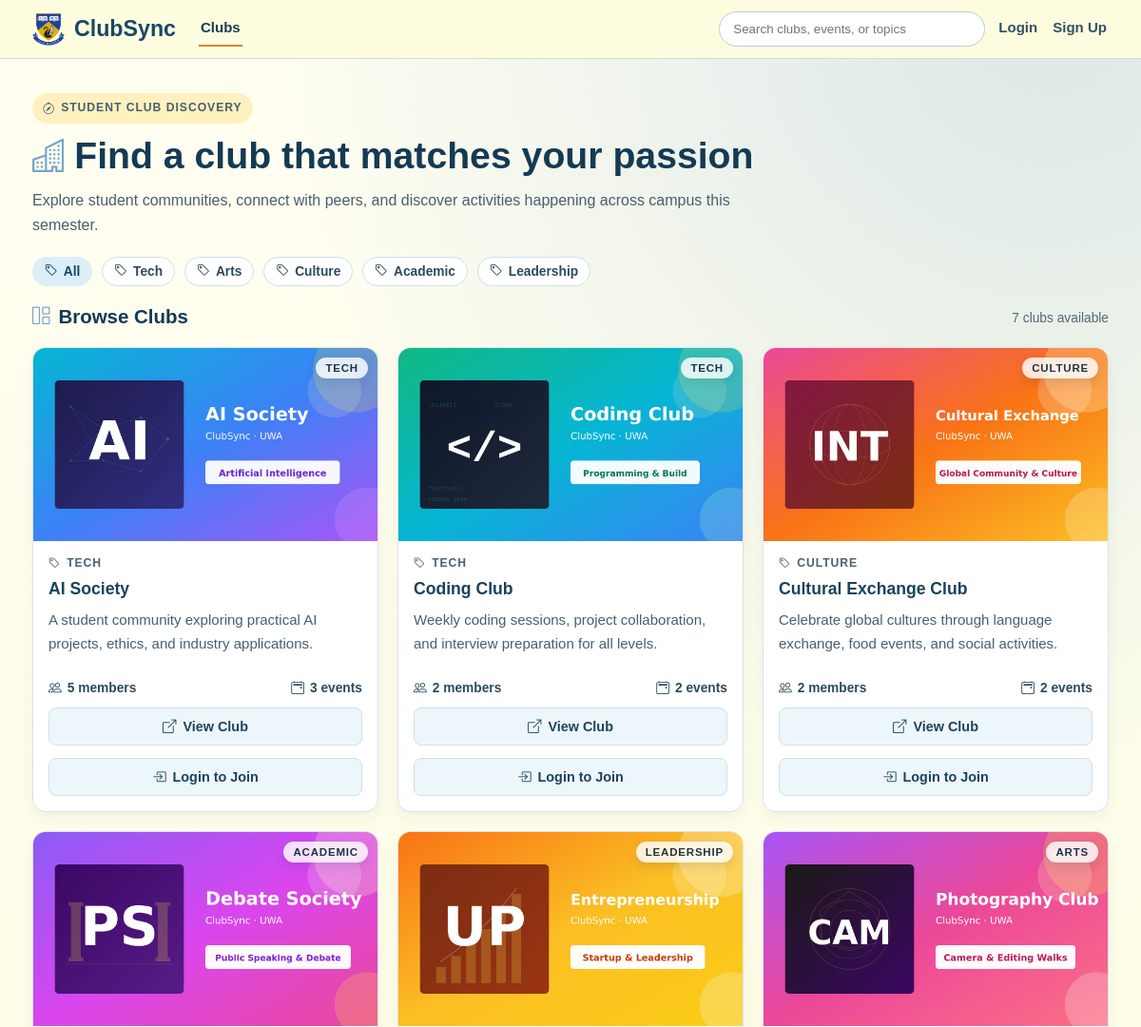
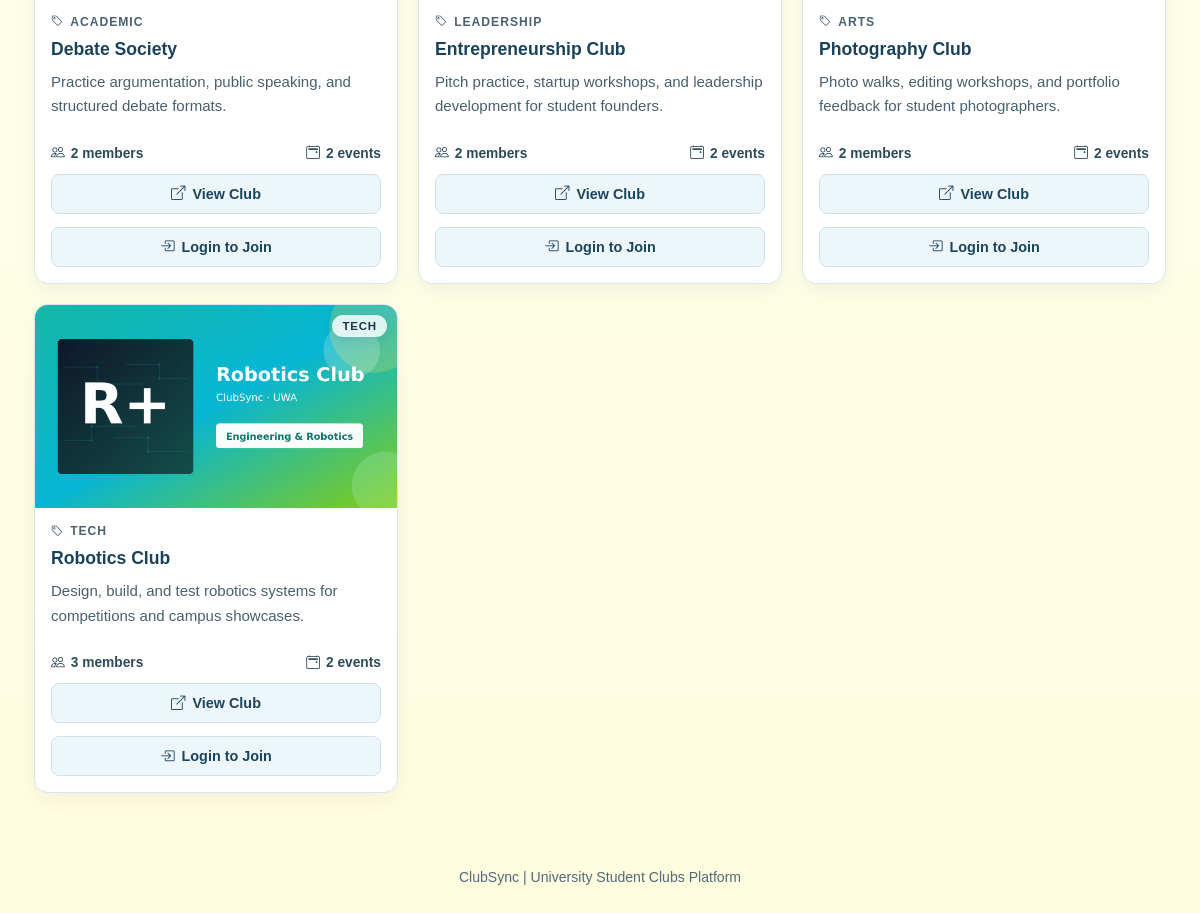
Page /clubs on the committed database (2 pictures, top to bottom).
### models/club.py (models this page shows)
class Club(db.Model):
    __tablename__ = "clubs"
    id = db.Column(db.Integer, primary_key=True)
    name = db.Column(db.String(100), nullable=False)
    description = db.Column(db.Text, nullable=False)
    category = db.Column(db.String(50), nullable=True)
    image_path = db.Column(db.String(255), nullable=True)
    events = db.relationship("Event", backref="club", cascade="all, delete")
    memberships = db.relationship("Membership", backref="club", cascade="all, delete")

### routes/clubs.py (the view)
@clubs_bp.route("/clubs")
def clubs():
    requested_category = request.args.get("category", "All", type=str).strip()
    selected_category = (
        requested_category if requested_category in CLUB_CATEGORIES else "All"
    )
    clubs_query = Club.query
    if selected_category != "All":
        clubs_query = clubs_query.filter(Club.category == selected_category)
    clubs_list = clubs_query.order_by(Club.name.asc()).all()
    current_user = _get_current_user()
    member_club_ids = _member_club_ids_for_user(current_user.id if current_user else None)
    club_summaries = []
    for club in clubs_list:
        events = sorted(club.events, key=lambda club_event: club_event.id)
        club_summaries.append(
            {
                "club": club,
                "member_count": len(club.memberships),
                "event_count": len(events),
                "is_member": club.id in member_club_ids,
            }
        )
    return render_template(
        "club_list.html",
        club_summaries=club_summaries,
        categories=CLUB_CATEGORIES,
        selected_category=selected_category,
    )

### app.py (called while the page is built)
@app.context_processor
def inject_navbar_access():
    user_id = session.get("user_id")
    user_is_admin = False
    if user_id:
        user = db.session.get(User, user_id)
        user_is_admin = bool(user and user.is_admin)
    return {
        "navbar_can_access_admin": bool(
            session.get("admin_logged_in") or user_is_admin
        )
    }

### routes/clubs.py (called while the page is built, shortened)
def _get_current_user():
    user_id = session.get("user_id")
    if not user_id:
        return None

def _member_club_ids_for_user(user_id):
    if not user_id:
        return set()
    memberships = Membership.query.filter_by(user_id=user_id).all()
    return {membership.club_id for membership in memberships}

### templates/club_list.html (shortened to what this page needs)
<!DOCTYPE html>
<html lang="en">
<head>
    <link rel="stylesheet" href="{{ url_for('static', filename='css/styles.css') }}">
    <link rel="stylesheet" href="https://cdn.jsdelivr.net/npm/bootstrap-icons@1.11.3/font/bootstrap-icons.min.css">
    <link rel="stylesheet" href="{{ url_for('static', filename='css/alerts.css') }}">
    <link rel="stylesheet" href="{{ url_for('static', filename='css/club_list.css') }}">
</head>
<body class="clubs-page">
{% set active_page = 'clubs' %}
{% include "_site_header.html" %}
<main class="clubs-main">
    <section class="clubs-hero">
        <p class="clubs-kicker"><i class="bi bi-compass" aria-hidden="true"></i>Student Club Discovery</p>
        <h1><i class="bi bi-buildings" aria-hidden="true"></i>Find a club that matches your passion</h1>
        <p>
            Explore student communities, connect with peers, and discover activities happening across campus this semester.
        </p>
    </section>
    <section class="clubs-filter-row" aria-label="Club categories">
        {% for category in categories %}
            {% if category == 'All' %}
                {% set category_link = url_for('clubs.clubs') %}
            {% else %}
                {% set category_link = url_for('clubs.clubs', category=category) %}
            {% endif %}
            <a href="{{ category_link }}" class="filter-chip{% if selected_category == category %} active{% endif %}">
                <i class="bi bi-tag" aria-hidden="true"></i>{{ category }}
            </a>
        {% endfor %}
    </section>
    <section class="clubs-listing" aria-label="Club list">
        <div class="clubs-section-head">
            <h2><i class="bi bi-grid-1x2" aria-hidden="true"></i>Browse Clubs</h2>
            <p>
                {{ club_summaries|length }} club{% if club_summaries|length != 1 %}s{% endif %}
                {% if selected_category != 'All' %}
                    in {{ selected_category }}
                {% else %}
                    available
                {% endif %}
            </p>
        </div>
        <div class="club-grid">
            {% set return_path = request.full_path if request.query_string else request.path %}
            {% set category_visual_map = {
                'Tech': 'club-visual--ai',
                'Arts': 'club-visual--photo',
                'Culture': 'club-visual--culture',
                'Academic': 'club-visual--debate',
                'Leadership': 'club-visual--entre'
            } %}
            {% if club_summaries %}
                {% for summary in club_summaries %}
                    <article class="club-card">
                        {% set category_name = summary.club.category if summary.club.category else 'Uncategorized' %}
                        <div class="club-visual {{ category_visual_map.get(summary.club.category, 'club-visual--coding') }}">
                            <img
                                class="club-visual-image"
                                src="{{ url_for('static', filename=summary.club.image_path if summary.club.image_path else 'images/clubs/default.png') }}"
                                alt="{{ summary.club.name }} image"
                                loading="lazy"
                            >
                            <span>{{ category_name }}</span>
                        </div>
                        <div class="club-card-body">
                            <p class="club-card-category"><i class="bi bi-tag" aria-hidden="true"></i>{{ category_name }}</p>
                            <h3>{{ summary.club.name }}</h3>
                            <p class="club-card-description">{{ summary.club.description }}</p>
                            <div class="club-card-meta">
                                <span><i class="bi bi-people" aria-hidden="true"></i>{{ summary.member_count }} member{% if summary.member_count != 1 %}s{% endif %}</span>
                                <span><i class="bi bi-calendar2-event" aria-hidden="true"></i>{{ summary.event_count }} event{% if summary.event_count != 1 %}s{% endif %}</span>
                            </div>
                            <a href="{{ url_for('clubs.club_details', club_id=summary.club.id) }}" class="club-card-cta"><i class="bi bi-box-arrow-up-right" aria-hidden="true"></i>View Club</a>
                            {% if session.get('user_id') %}
                                {% if summary.is_member %}
                                    <form method="POST" action="{{ url_for('clubs.leave_club', club_id=summary.club.id) }}">
                                        <input type="hidden" name="csrf_token" value="{{ csrf_token() }}">
                                        <input type="hidden" name="next" value="{{ return_path }}">
                                        <button type="submit" class="club-card-cta"><i class="bi bi-dash-circle" aria-hidden="true"></i>Leave Club</button>
                                    </form>
                                {% else %}
                                    <form method="POST" action="{{ url_for('clubs.join_club', club_id=summary.club.id) }}">
                                        <input type="hidden" name="csrf_token" value="{{ csrf_token() }}">
                                        <input type="hidden" name="next" value="{{ return_path }}">
                                        <button type="submit" class="club-card-cta"><i class="bi bi-person-plus" aria-hidden="true"></i>Join Club</button>
                                    </form>
                                {% endif %}
                            {% else %}
                                <a href="{{ url_for('auth.login') }}" class="club-card-cta"><i class="bi bi-box-arrow-in-right" aria-hidden="true"></i>Login to Join</a>
                            {% endif %}
                        </div>
                    </article>
                {% endfor %}
            {% endif %}
        </div>
    </section>
</main>
<footer class="clubs-footer">
    <p>ClubSync | University Student Clubs Platform</p>
</footer>
</body>
</html>

### static/css/styles.css (style rules this page uses)
:root { --primary: #73A5CA; --background: #FEFDDF; --accent: #FFC81E; --highlight: #E87F24; --clubs-page-max-width: 1180px; --clubs-page-padding: 36px 24px 20px; --clubs-page-padding-tablet: 28px 24px 12px; --clubs-page-padding-mobile: 22px 16px 12px; --clubs-hero-max-width: 780px; --clubs-section-gap: 20px; --clubs-card-gap: 20px; --clubs-item-gap: 10px; --clubs-card-bg: #fff; --clubs-card-soft-bg: #fbfdff; --clubs-card-border: 1px solid #dbe5ed; --clubs-card-border-strong: 1px solid #d9e4ec; --clubs-card-radius: 14px; --clubs-hero-card-radius: 16px; --clubs-inner-radius: 10px; --clubs-card-padding: 18px; --clubs-card-padding-compact: 16px; --clubs-card-shadow: 0 8px 18px rgba(18, 49, 70, 0.05); --clubs-card-shadow-strong: 0 10px 24px rgba(18, 49, 70, 0.08); --clubs-heading-color: #143a54; --clubs-section-heading-color: #173f58; --clubs-card-title-color: #1a425b; --clubs-text-color: #485f6f; --clubs-muted-color: #516978; --clubs-page-title-size: clamp(1.85rem, 4vw, 2.45rem); --clubs-section-title-size: 1.28rem; --clubs-card-title-size: 1.04rem; --clubs-body-size: 0.94rem; --clubs-small-size: 0.86rem; --clubs-body-line-height: 1.62; --clubs-chip-bg: #edf6fb; --clubs-chip-active-bg: #dceef8; --clubs-chip-border: 1px solid #cfe0ea; --clubs-chip-color: #2d4a5c; --clubs-chip-padding: 7px 12px; --clubs-chip-radius: 999px; --clubs-label-size: 0.76rem; --clubs-label-letter-spacing: 0.08em; --clubs-action-padding: 9px 13px; --clubs-action-radius: 8px; --clubs-action-bg: #edf6fb; --clubs-action-border: #cfe0ea; --clubs-action-color: #1d445d; --clubs-action-hover-bg: #dceef8; --clubs-danger-bg: #fff4f2; --clubs-danger-border: #e5c3bc; --clubs-danger-color: #8b2e20; }
* { margin: 0; padding: 0; box-sizing: border-box; font-family: Arial, Helvetica, sans-serif; }
body { background-color: var(--background); }
.clubs-page { color: #22303d; min-height: 100vh; background: radial-gradient(circle at 92% 0%, rgba(115, 165, 202, 0.25), transparent 36%), linear-gradient(180deg, #fffef2 0%, var(--background) 100%); }
.clubs-page .bi { line-height: 1; flex-shrink: 0; }
.clubs-page h1 .bi, .clubs-page h2 .bi, .clubs-page h3 .bi { color: var(--primary); font-size: 0.9em; }
.clubs-page h1, .clubs-section-head h2, .club-section-card h2, .club-side-card h2, .event-section-card h2, .event-side-card h2, .event-related-head h2, .my-clubs-hero h1, .my-club-events h3, .my-clubs-empty h2, .search-hero h1, .search-summary h2, .search-state h2 { display: flex; align-items: center; gap: 9px; }
.clubs-kicker { display: inline-flex; align-items: center; gap: 6px; margin-bottom: 12px; background: rgba(255, 200, 30, 0.24); color: #5b3f08; font-size: var(--clubs-label-size); font-weight: 700; text-transform: uppercase; letter-spacing: var(--clubs-label-letter-spacing); border-radius: var(--clubs-chip-radius); padding: 6px 11px; }
.club-card-category { display: inline-flex; align-items: center; gap: 6px; font-size: var(--clubs-label-size); color: #496172; text-transform: uppercase; letter-spacing: var(--clubs-label-letter-spacing); font-weight: 700; }
.clubs-footer { margin-top: 38px; text-align: center; color: #516978; font-size: 0.88rem; padding: 18px 24px 28px; }

### rows in the picture
Club: image_path (picture), club_summaries "TECH", club_summaries "TECH", club.name "AI Society", club.description "A student community exploring practical AI projects, ethics, and industry applications."
Club: image_path (picture), club_summaries "TECH", club_summaries "TECH", club.name "Coding Club", club.description "Weekly coding sessions, project collaboration, and interview preparation for all levels."
Club: image_path (picture), club_summaries "CULTURE", club_summaries "CULTURE", club.name "Cultural Exchange Club", club.description "Celebrate global cultures through language exchange, food events, and social activities."
Club: image_path (picture), club_summaries "ACADEMIC", club_summaries "ACADEMIC", club.name "Debate Society", club.description "Practice argumentation, public speaking, and structured debate formats."
Club: image_path (picture), club_summaries "LEADERSHIP", club_summaries "LEADERSHIP", club.name "Entrepreneurship Club", club.description "Pitch practice, startup workshops, and leadership development for student founders."
Club: image_path (picture), club_summaries "ARTS", club_summaries "ARTS", club.name "Photography Club", club.description "Photo walks, editing workshops, and portfolio feedback for student photographers."
Club: image_path (picture), club_summaries "TECH", club_summaries "TECH", club.name "Robotics Club", club.description "Design, build, and test robotics systems for competitions and campus showcases."

### other values in the picture
{{ category }} "All" "Tech" "Arts" "Culture" "Academic" "Leadership"
{{ club_summaries|length }} "7"
{{ summary.member_count }} "5" "2" "2" "2" "2" "2" "3"
{{ summary.event_count }} "3" "2" "2" "2" "2" "2" "2"
